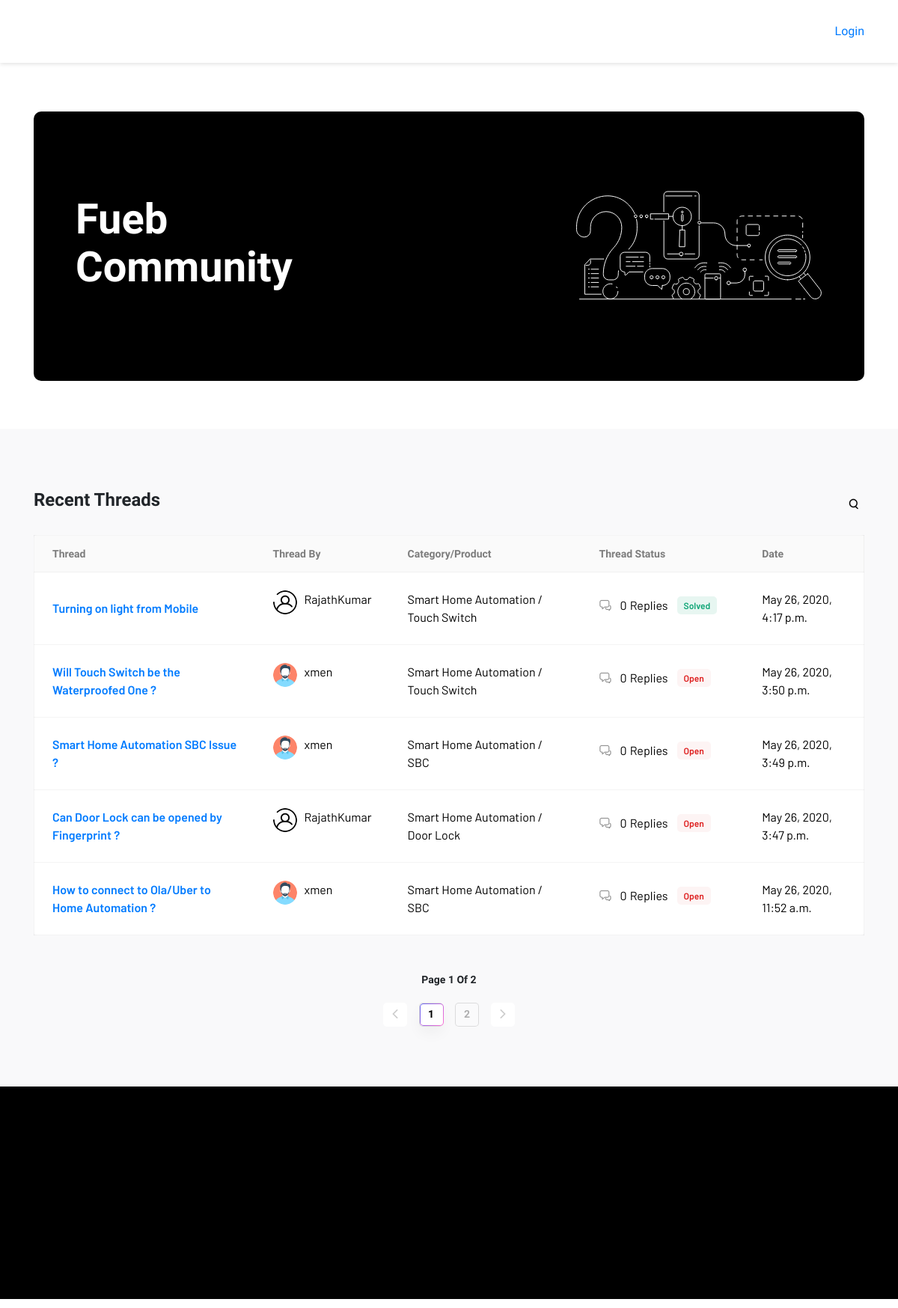
The page / on the database its author committed.
### community/models.py (models this page shows)
class allthread(models.Model):
    thread_id = models.AutoField(primary_key=True)
    category = models.CharField(max_length=255,blank=True)
    product = models.CharField(max_length=255,blank=True)
    topic = models.CharField(max_length=255,blank=True)
    content = models.CharField(max_length=500,blank=True)
    thread_by = models.ForeignKey(User, on_delete=models.CASCADE)
    replies = models.IntegerField(default=0,blank=True)
    thread_status = models.BooleanField(default=False)
    dateandtime = models.DateTimeField(auto_now=True,blank=True)
    solved = models.BooleanField(default=False)
    likes = models.IntegerField(default=0)
    shares = models.IntegerField(default=0)

class User(AbstractUser):
    GENDER = (
        (None, _('Select Your Gender')),
        ('Male', _('Male')),
        ('Female', _('Female')),
    )
    cover = models.ImageField(upload_to='profileimages/', blank=True)
    mobile = models.CharField(max_length=255, default="0000000000")
    gender = models.CharField(max_length=7, choices=GENDER, blank=True)
    city = models.CharField(max_length=30, blank=True)
    zip = models.CharField(max_length=10, blank=True)
    nationality = CountryField(null=True)
    dob = models.DateField(default=datetime.date.today)

### community/views.py (the view, shortened to what this page needs)
# urls.py: path('', views.index, name='index'),
def index(request):
    all_entries = allthread.objects.all().order_by('-dateandtime')
    paginator = Paginator(all_entries, 5)
    page = request.GET.get('page')
    all_entries = paginator.get_page(page)
    return render(request, 'community/forum-landing.html', {'all_entries': all_entries})

### community/templates/community/forum-landing.html (shortened to what this page needs)
{% extends "community/base.html" %}
{% load static %}
{% block content %}
      <section class="section-forum-bnnr">
        <div class="container">
          <div class="row">
            <div class="col-12">
              <div class="forum-bnner">
                <h2 class="forum-bnner__heading">Fueb Community</h2>
                <div class="forum-bnner__img" style="background-image: url({% static 'community/assets/images/forum/forum-landing-bnner.svg' %})"></div>
              </div>
            </div>
          </div>
        </div>
      </section>
      <section class="section-thread bg-grey section-padding5">
        <div class="container">
          <div class="d-flex justify-content-between mb-4">
            <h3 class="table-heading">Recent Threads</h3>
            <div class="d-flex align-items-center">
              <div class="search-box">
                <input class="inpt-search" type="search" name="search" placeholder="Search..."/><img class="open-search" src="{% static "community/assets/icons/icon-Search.svg" %}" alt="icon-Search"/>
              </div>
            </div>
          </div>
          <div class="row">
            <div class="col-12">
              <table class="table-thread">
                <thead class="table-header">
                  <tr>
                    <th>Thread</th>
                    <th>Thread By</th>
                    <th>Category/Product</th>
                    <th>Thread Status</th>
                    <th>Date</th>
                  </tr>
                </thead>
                <tbody class="table-body">
                  {% if all_entries %}
                  {% for entries in all_entries %}
                  <tr>
                    <td><a href="{% url 'forum_thread' entries.thread_id %}">{{ entries.topic }}</a></td>
                    <td class="thrd-by">
                      {% if entries.thread_by.cover.url is not None %}
                        <img src="{{ entries.thread_by.cover.url }}" width="48" height="48" alt="profile-img"/>
                        <span>{{ entries.thread_by.first_name }}{{ entries.thread_by.last_name }}</span></td>
                      {% else %}
                        <img src="{% static "community/assets/images/profile-imgi.png" %}" width="48" height="48" alt="profile-img"/>
                        <span>{{ entries.thread_by }}</span></td>
                      {% endif %}
                    <td> {{ entries.category }} / {{ entries.product }}</td>
                    <td class="thrd-status"><img src="{% static "community/assets/icons/Comment-Icon.svg" %}" alt="icon-comment"/><span class="thrd-status__num">{{ entries.replies }}</span><span>Replies </span>
                      {% if entries.solved %}
                       <span class="thrdStat thrdStat--solved">
                       Solved
                       </span>
                       {% else %}
                       <span class="thrdStat thrdStat--open">
                       Open
                      </span>
                       {% endif %}
                    </td>
                    <td class="thrd-date">{{ entries.dateandtime }}</td>
                  </tr>
                  {% endfor %}
                  {% endif %}
                </tbody>
              </table>
            </div>
            <div class="col-12">
              {% if all_entries.paginator.num_pages > 1 %}
              <nav class="table-pagination">
                <h4>Page <span class="pagi-current-num">1 </span> Of <span class="pagi-total-num">{{ all_entries.paginator.num_pages }}</span></h4>
                <ul class="pagination">
                  {% if all_entries.has_previous %}
                  <li class="pagination-item"><a class="page-link pagi-arrow pagi-arrow--left" href="?page={{ all_entries.previous_page_number }}"></a></li>
                  {% else %}
                  <li class="pagination-item disabled"><a class="page-link pagi-arrow pagi-arrow--left disabled"></a></li>
                  {% endif %}
                  {% for i in all_entries.paginator.page_range %}
                  {% if all_entries.number == i %}
                    <li class="pagination-item"><a class="page-link active" href="?page={{ i }}">{{ i }}</a></li>
                  {% else %}
                    <li class="pagination-item"><a class="page-link" href="?page={{ i }}">{{ i }}</a></li>
                  {% endif %}
                {% endfor %}
                  {% if all_entries.has_next %}
                  <li class="pagination-item"><a class="page-link pagi-arrow pagi-arrow--right" href="?page={{ all_entries.next_page_number }}"></a></li>
                  {% else %}
                  <li class="pagination-item disabled"><a class="page-link pagi-arrow pagi-arrow--right"></a></li>
                  {% endif %}
                </ul>
               </nav>
              {% endif %}
            </div>
          </div>
        </div>
      </section>
{% endblock %}

### rows shown on the page
allthread: topic "Turning on light from Mobile", thread_by.cover (placeholder picture), thread_by.first_name "Rajath", thread_by.last_name "Kumar", category "Smart Home Automation", product "Touch Switch", replies "0", solved "Solved", dateandtime "May 26, 2020, 4:17 p.m."
allthread: topic "Will Touch Switch be the Waterproofed One ?", thread_by "xmen", category "Smart Home Automation", product "Touch Switch", replies "0", solved "Open", dateandtime "May 26, 2020, 3:50 p.m."
allthread: topic "Smart Home Automation SBC Issue ?", thread_by "xmen", category "Smart Home Automation", product "SBC", replies "0", solved "Open", dateandtime "May 26, 2020, 3:49 p.m."
allthread: topic "Can Door Lock can be opened by Fingerprint ?", thread_by.cover (placeholder picture), thread_by.first_name "Rajath", thread_by.last_name "Kumar", category "Smart Home Automation", product "Door Lock", replies "0", solved "Open", dateandtime "May 26, 2020, 3:47 p.m."
allthread: topic "How to connect to Ola/Uber to Home Automation ?", thread_by "xmen", category "Smart Home Automation", product "SBC", replies "0", solved "Open", dateandtime "May 26, 2020, 11:52 a.m."

### other values the page prints
{{ all_entries.paginator.num_pages }} "2"
{{ i }} "1"
{{ i }} "2"
